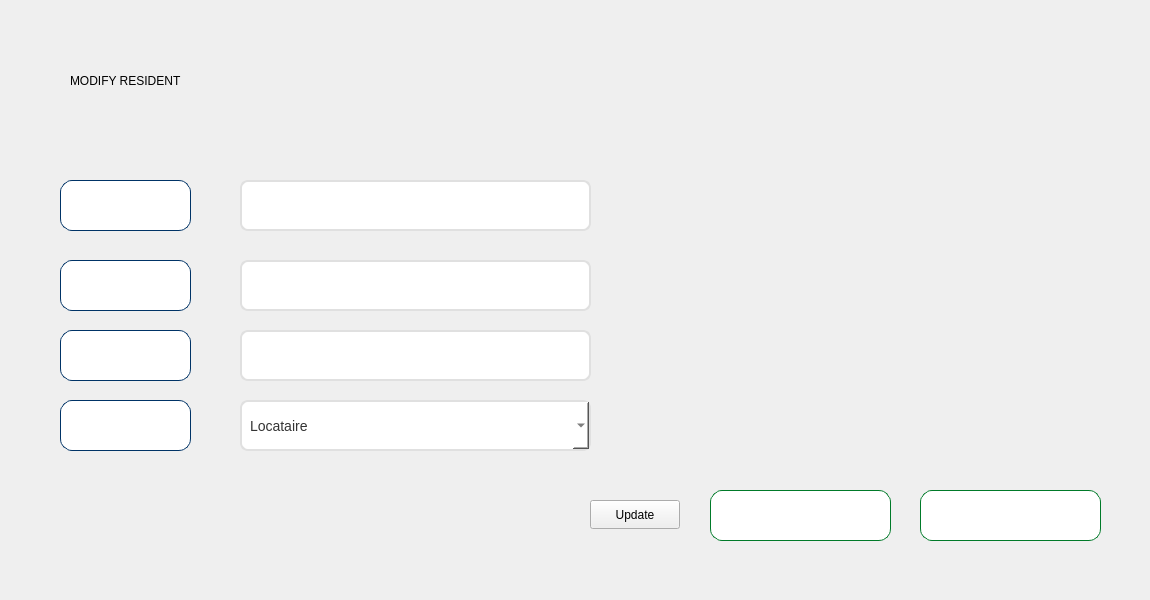
         <widget class="QWidget" name="tab_2">
          <attribute name="title">
           <string>MODIFY</string>
          </attribute>
          <widget class="QWidget" name="widget_5" native="true">
           <property name="geometry">
            <rect>
             <x>0</x>
             <y>0</y>
             <width>1141</width>
             <height>591</height>
            </rect>
           </property>
           <widget class="QLabel" name="label_13">
            <property name="geometry">
             <rect>
              <x>70</x>
              <y>50</y>
              <width>561</width>
              <height>61</height>
             </rect>
            </property>
            <property name="styleSheet">
             <string notr="true">font: 700 italic 36pt &quot;Times New Roman&quot;;</string>
            </property>
            <property name="text">
             <string>MODIFY RESIDENT</string>
            </property>
           </widget>
           <widget class="QLabel" name="label_6">
            <property name="geometry">
             <rect>
              <x>760</x>
              <y>40</y>
              <width>121</width>
              <height>81</height>
             </rect>
            </property>
            <property name="styleSheet">
             <string notr="true">background:transparent;</string>
            </property>
            <property name="text">
             <string/>
            </property>
            <property name="pixmap">
             <pixmap>../../Downloads/Capture_d_écran_2025-09-29_075328-removebg-preview.png</pixmap>
            </property>
            <property name="scaledContents">
             <bool>true</bool>
            </property>
           </widget>
           <widget class="QLineEdit" name="lineEdit_14">
            <property name="geometry">
             <rect>
              <x>240</x>
              <y>260</y>
              <width>351</width>
              <height>51</height>
             </rect>
            </property>
            <property name="styleSheet">
             <string notr="true">QLineEdit {
    background-color: white;
    border: 2px solid #e0e0e0;
    border-radius: 8px;
    padding: 8px;
    font-size: 14px;
    color: #333;
}

QLineEdit:hover {
    border: 2px solid #29b6f6;
    background-color: #f9f9f9;
}

QLineEdit:focus {
    border: 2px solid #0d47a1;
    background-color: white;
}</string>
            </property>
           </widget>
           <widget class="QLineEdit" name="lineEdit_11">
            <property name="geometry">
             <rect>
              <x>240</x>
              <y>330</y>
              <width>351</width>
              <height>51</height>
             </rect>
            </property>
            <property name="styleSheet">
             <string notr="true">QLineEdit {
    background-color: white;
    border: 2px solid #e0e0e0;
    border-radius: 8px;
    padding: 8px;
    font-size: 14px;
    color: #333;
}

QLineEdit:hover {
    border: 2px solid #29b6f6;
    background-color: #f9f9f9;
}

QLineEdit:focus {
    border: 2px solid #0d47a1;
    background-color: white;
}</string>
            </property>
           </widget>
           <widget class="QComboBox" name="comboBox_2">
            <property name="geometry">
             <rect>
              <x>240</x>
              <y>400</y>
              <width>351</width>
              <height>51</height>
             </rect>
            </property>
            <property name="styleSheet">
             <string notr="true">
QComboBox {
    background-color: white;
    border: 2px solid #e0e0e0;
    border-radius: 8px;
    padding: 8px;
    font-size: 14px;
    color: #333;
}

QComboBox:hover {
    border: 2px solid #29b6f6;
    background-color: #f9f9f9;
}

QComboBox:focus {
    border: 2px solid #0d47a1;
    background-color: white;
}</string>
            </property>
            <item>
             <property name="text">
              <string>Locataire </string>
             </property>
            </item>
            <item>
             <property name="text">
              <string>Propriétaire</string>
             </property>
            </item>
           </widget>
           <widget class="QLineEdit" name="lineEdit_15">
            <property name="geometry">
             <rect>
              <x>240</x>
              <y>180</y>
              <width>351</width>
              <height>51</height>
             </rect>
            </property>
            <property name="styleSheet">
             <string notr="true">QLineEdit {
    background-color: white;
    border: 2px solid #e0e0e0;
    border-radius: 8px;
    padding: 8px;
    font-size: 14px;
    color: #333;
}

QLineEdit:hover {
    border: 2px solid #29b6f6;
    background-color: #f9f9f9;
}

QLineEdit:focus {
    border: 2px solid #0d47a1;
    background-color: white;
}</string>
            </property>
           </widget>
           <widget class="QLineEdit" name="lineEdit_10">
            <property name="geometry">
             <rect>
              <x>60</x>
              <y>400</y>
              <width>131</width>
              <height>51</height>
             </rect>
            </property>
            <property name="styleSheet">
             <string notr="true">QLineEdit {
	font: 700 italic 10pt &quot;Times New Roman&quot;;
	color: white;
    background: qlineargradient(
        x1: 0, y1: 0, x2: 1, y2: 1,
        stop: 0 #001F3F,   /* bleu marine profond */
        stop: 1 #004080    /* bleu marine plus clair */
    );
    border: 1px solid #003366; /* contour subtil bleu foncé */
    border-radius: 12px;       /* coins arrondis */
    padding: 6px

}</string>
            </property>
            <property name="text">
             <string>Type :</string>
            </property>
           </widget>
           <widget class="QLineEdit" name="lineEdit_12">
            <property name="geometry">
             <rect>
              <x>60</x>
              <y>260</y>
              <width>131</width>
              <height>51</height>
             </rect>
            </property>
            <property name="styleSheet">
             <string notr="true">QLineEdit {
	font: 700 italic 10pt &quot;Times New Roman&quot;;
	color: white;
    background: qlineargradient(
        x1: 0, y1: 0, x2: 1, y2: 1,
        stop: 0 #001F3F,   /* bleu marine profond */
        stop: 1 #004080    /* bleu marine plus clair */
    );
    border: 1px solid #003366; /* contour subtil bleu foncé */
    border-radius: 12px;       /* coins arrondis */
    padding: 6px

}</string>
            </property>
            <property name="text">
             <string>Name :</string>
            </property>
           </widget>
           <widget class="QLineEdit" name="lineEdit_13">
            <property name="geometry">
             <rect>
              <x>60</x>
              <y>330</y>
              <width>131</width>
              <height>51</height>
             </rect>
            </property>
            <property name="styleSheet">
             <string notr="true">QLineEdit {
	font: 700 italic 10pt &quot;Times New Roman&quot;;
	color: white;
    background: qlineargradient(
        x1: 0, y1: 0, x2: 1, y2: 1,
        stop: 0 #001F3F,   /* bleu marine profond */
        stop: 1 #004080    /* bleu marine plus clair */
    );
    border: 1px solid #003366; /* contour subtil bleu foncé */
    border-radius: 12px;       /* coins arrondis */
    padding: 6px

}</string>
            </property>
            <property name="text">
             <string>Last Name:</string>
            </property>
           </widget>
           <widget class="QLineEdit" name="lineEdit_16">
            <property name="enabled">
             <bool>true</bool>
            </property>
            <property name="geometry">
             <rect>
              <x>60</x>
              <y>180</y>
              <width>131</width>
              <height>51</height>
             </rect>
            </property>
            <property name="focusPolicy">
             <enum>Qt::FocusPolicy::NoFocus</enum>
            </property>
            <property name="contextMenuPolicy">
             <enum>Qt::ContextMenuPolicy::NoContextMenu</enum>
            </property>
            <property name="acceptDrops">
             <bool>true</bool>
            </property>
            <property name="styleSheet">
             <string notr="true">QLineEdit {
	font: 700 italic 10pt &quot;Times New Roman&quot;;
	color: white;
    background: qlineargradient(
        x1: 0, y1: 0, x2: 1, y2: 1,
        stop: 0 #001F3F,   /* bleu marine profond */
        stop: 1 #004080    /* bleu marine plus clair */
    );
    border: 1px solid #003366; /* contour subtil bleu foncé */
    border-radius: 12px;       /* coins arrondis */
    padding: 6px

}</string>
            </property>
            <property name="text">
             <string>ID :</string>
            </property>
            <property name="cursorPosition">
             <number>4</number>
            </property>
           </widget>
           <widget class="QLineEdit" name="lineEdit_146">
            <property name="geometry">
             <rect>
              <x>920</x>
              <y>490</y>
              <width>181</width>
              <height>51</height>
             </rect>
            </property>
            <property name="styleSheet">
             <string notr="true">QLineEdit {
	font: 700 italic 10pt &quot;Times New Roman&quot;;
    background: qlineargradient(x1:0, y1:0, x2:0, y2:1,
                                stop:0 #00ff66, stop:1 #009933);
    color: white;
    border: 1px solid #007a29;
    border-radius: 12px;
    padding: 6px;
}
QLineEdit :hover {
    background: qlineargradient(x1:0, y1:0, x2:0, y2:1,
                                stop:0 #33ff99, stop:1 #00cc44);
}

QLineEdit :pressed {
    background: qlineargradient(x1:0, y1:0, x2:0, y2:1,
                                stop:0 #00cc44, stop:1 #007a29);
}
</string>
            </property>
            <property name="text">
             <string>Genrate Code</string>
            </property>
           </widget>
           <widget class="QLineEdit" name="lineEdit_151">
            <property name="geometry">
             <rect>
              <x>710</x>
              <y>490</y>
              <width>181</width>
              <height>51</height>
             </rect>
            </property>
            <property name="styleSheet">
             <string notr="true">QLineEdit {
	font: 700 italic 10pt &quot;Times New Roman&quot;;
    background: qlineargradient(x1:0, y1:0, x2:0, y2:1,
                                stop:0 #00ff66, stop:1 #009933);
    color: white;
    border: 1px solid #007a29;
    border-radius: 12px;
    padding: 6px;
}
QLineEdit :hover {
    background: qlineargradient(x1:0, y1:0, x2:0, y2:1,
                                stop:0 #33ff99, stop:1 #00cc44);
}

QLineEdit :pressed {
    background: qlineargradient(x1:0, y1:0, x2:0, y2:1,
                                stop:0 #00cc44, stop:1 #007a29);
}
</string>
            </property>
            <property name="text">
             <string>Export PDF</string>
            </property>
           </widget>
           <widget class="QPushButton" name="updateresident">
            <property name="geometry">
             <rect>
              <x>590</x>
              <y>500</y>
              <width>90</width>
              <height>29</height>
             </rect>
            </property>
            <property name="text">
             <string>Update</string>
            </property>
           </widget>
          </widget>
         </widget>
